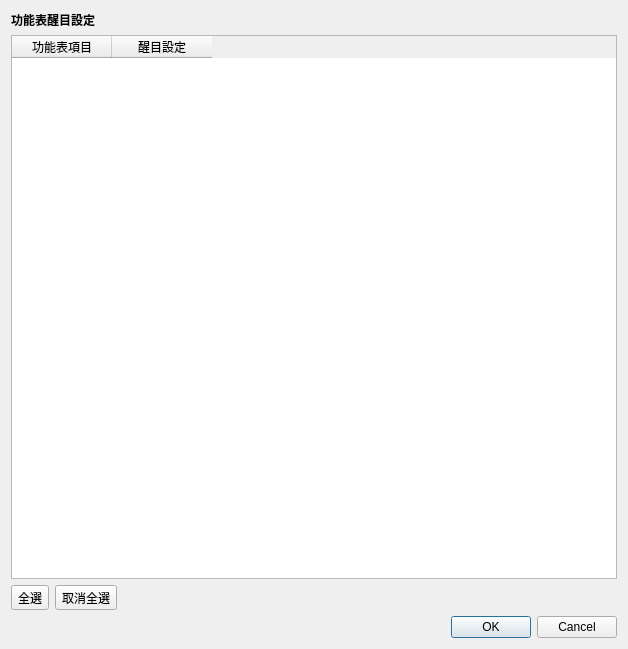
<?xml version="1.0" encoding="UTF-8"?>
<ui version="4.0">
 <class>Dialog_permission</class>
 <widget class="QDialog" name="Dialog_permission">
  <property name="windowModality">
   <enum>Qt::NonModal</enum>
  </property>
  <property name="geometry">
   <rect>
    <x>0</x>
    <y>0</y>
    <width>628</width>
    <height>649</height>
   </rect>
  </property>
  <property name="sizePolicy">
   <sizepolicy hsizetype="Preferred" vsizetype="Preferred">
    <horstretch>0</horstretch>
    <verstretch>0</verstretch>
   </sizepolicy>
  </property>
  <property name="windowTitle">
   <string>權限設定</string>
  </property>
  <property name="modal">
   <bool>false</bool>
  </property>
  <layout class="QVBoxLayout" name="verticalLayout">
   <item>
    <widget class="QLabel" name="label_user">
     <property name="font">
      <font>
       <weight>75</weight>
       <bold>true</bold>
      </font>
     </property>
     <property name="text">
      <string>功能表醒目設定</string>
     </property>
    </widget>
   </item>
   <item>
    <widget class="QTableWidget" name="tableWidget_menu_list">
     <property name="alternatingRowColors">
      <bool>true</bool>
     </property>
     <property name="selectionMode">
      <enum>QAbstractItemView::SingleSelection</enum>
     </property>
     <property name="selectionBehavior">
      <enum>QAbstractItemView::SelectRows</enum>
     </property>
     <column>
      <property name="text">
       <string>功能表項目</string>
      </property>
     </column>
     <column>
      <property name="text">
       <string>醒目設定</string>
      </property>
     </column>
    </widget>
   </item>
   <item>
    <layout class="QHBoxLayout" name="horizontalLayout">
     <item>
      <widget class="QToolButton" name="toolButton_select_all">
       <property name="text">
        <string>全選</string>
       </property>
       <property name="icon">
        <iconset>
         <normaloff>../icons/dialog-ok.svg</normaloff>../icons/dialog-ok.svg</iconset>
       </property>
       <property name="toolButtonStyle">
        <enum>Qt::ToolButtonTextBesideIcon</enum>
       </property>
      </widget>
     </item>
     <item>
      <widget class="QToolButton" name="toolButton_diselect_all">
       <property name="text">
        <string>取消全選</string>
       </property>
       <property name="icon">
        <iconset>
         <normaloff>../icons/cancel.svg</normaloff>../icons/cancel.svg</iconset>
       </property>
       <property name="toolButtonStyle">
        <enum>Qt::ToolButtonTextBesideIcon</enum>
       </property>
      </widget>
     </item>
     <item>
      <spacer name="horizontalSpacer">
       <property name="orientation">
        <enum>Qt::Horizontal</enum>
       </property>
       <property name="sizeHint" stdset="0">
        <size>
         <width>40</width>
         <height>20</height>
        </size>
       </property>
      </spacer>
     </item>
    </layout>
   </item>
   <item>
    <widget class="QDialogButtonBox" name="buttonBox">
     <property name="orientation">
      <enum>Qt::Horizontal</enum>
     </property>
     <property name="standardButtons">
      <set>QDialogButtonBox::Cancel|QDialogButtonBox::Ok</set>
     </property>
     <property name="centerButtons">
      <bool>false</bool>
     </property>
    </widget>
   </item>
  </layout>
 </widget>
 <resources/>
 <connections>
  <connection>
   <sender>buttonBox</sender>
   <signal>accepted()</signal>
   <receiver>Dialog_permission</receiver>
   <slot>accept()</slot>
   <hints>
    <hint type="sourcelabel">
     <x>248</x>
     <y>254</y>
    </hint>
    <hint type="destinationlabel">
     <x>157</x>
     <y>274</y>
    </hint>
   </hints>
  </connection>
  <connection>
   <sender>buttonBox</sender>
   <signal>rejected()</signal>
   <receiver>Dialog_permission</receiver>
   <slot>reject()</slot>
   <hints>
    <hint type="sourcelabel">
     <x>316</x>
     <y>260</y>
    </hint>
    <hint type="destinationlabel">
     <x>286</x>
     <y>274</y>
    </hint>
   </hints>
  </connection>
 </connections>
</ui>
